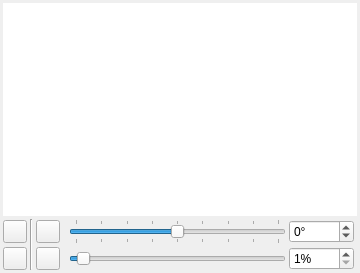
<?xml version="1.0" encoding="UTF-8"?>
<ui version="4.0">
 <class>Navigator</class>
 <widget class="QWidget" name="Navigator">
  <property name="geometry">
   <rect>
    <x>0</x>
    <y>0</y>
    <width>360</width>
    <height>273</height>
   </rect>
  </property>
  <property name="windowTitle">
   <string>Form</string>
  </property>
  <layout class="QGridLayout" name="gridLayout">
   <property name="leftMargin">
    <number>3</number>
   </property>
   <property name="topMargin">
    <number>3</number>
   </property>
   <property name="rightMargin">
    <number>3</number>
   </property>
   <property name="bottomMargin">
    <number>3</number>
   </property>
   <property name="spacing">
    <number>3</number>
   </property>
   <item row="1" column="6">
    <widget class="QSpinBox" name="rotationBox">
     <property name="suffix">
      <string notr="true">°</string>
     </property>
     <property name="minimum">
      <number>-360</number>
     </property>
     <property name="maximum">
      <number>360</number>
     </property>
    </widget>
   </item>
   <item row="1" column="0">
    <widget class="QToolButton" name="flip">
     <property name="toolTip">
      <string>Flip canvas</string>
     </property>
     <property name="icon">
      <iconset theme="object-flip-vertical">
       <normaloff>theme:object-flip-vertical.svg</normaloff>theme:object-flip-vertical.svg</iconset>
     </property>
     <property name="checkable">
      <bool>true</bool>
     </property>
    </widget>
   </item>
   <item row="0" column="0" colspan="8">
    <widget class="NavigatorView" name="view">
     <property name="frameShape">
      <enum>QFrame::NoFrame</enum>
     </property>
    </widget>
   </item>
   <item row="1" column="5">
    <widget class="QSlider" name="rotation">
     <property name="toolTip">
      <string>Canvas can be rotated by dragging while holding Ctrl+Space</string>
     </property>
     <property name="minimum">
      <number>-180</number>
     </property>
     <property name="maximum">
      <number>180</number>
     </property>
     <property name="pageStep">
      <number>45</number>
     </property>
     <property name="orientation">
      <enum>Qt::Horizontal</enum>
     </property>
     <property name="tickPosition">
      <enum>QSlider::TicksBothSides</enum>
     </property>
     <property name="tickInterval">
      <number>45</number>
     </property>
    </widget>
   </item>
   <item row="2" column="2">
    <widget class="QToolButton" name="zoomReset">
     <property name="toolTip">
      <string>Reset Zoom</string>
     </property>
     <property name="icon">
      <iconset theme="zoom-original">
       <normaloff>theme:zoom-original.svg</normaloff>theme:zoom-original.svg</iconset>
     </property>
    </widget>
   </item>
   <item row="2" column="5">
    <widget class="QSlider" name="zoom">
     <property name="minimum">
      <number>50</number>
     </property>
     <property name="maximum">
      <number>1600</number>
     </property>
     <property name="pageStep">
      <number>50</number>
     </property>
     <property name="value">
      <number>100</number>
     </property>
     <property name="orientation">
      <enum>Qt::Horizontal</enum>
     </property>
    </widget>
   </item>
   <item row="2" column="0">
    <widget class="QToolButton" name="mirror">
     <property name="toolTip">
      <string>Mirror canvas</string>
     </property>
     <property name="icon">
      <iconset theme="object-flip-horizontal">
       <normaloff>theme:object-flip-horizontal.svg</normaloff>theme:object-flip-horizontal.svg</iconset>
     </property>
     <property name="checkable">
      <bool>true</bool>
     </property>
    </widget>
   </item>
   <item row="1" column="1" rowspan="2">
    <widget class="Line" name="line">
     <property name="orientation">
      <enum>Qt::Vertical</enum>
     </property>
    </widget>
   </item>
   <item row="1" column="2">
    <widget class="QToolButton" name="rotateReset">
     <property name="toolTip">
      <string>Reset Rotation</string>
     </property>
     <property name="icon">
      <iconset theme="transform-rotate">
       <normaloff>theme:transform-rotate.svg</normaloff>theme:transform-rotate.svg</iconset>
     </property>
    </widget>
   </item>
   <item row="2" column="6">
    <widget class="QSpinBox" name="zoomBox">
     <property name="suffix">
      <string notr="true">%</string>
     </property>
     <property name="minimum">
      <number>1</number>
     </property>
     <property name="maximum">
      <number>9999</number>
     </property>
    </widget>
   </item>
  </layout>
 </widget>
 <customwidgets>
  <customwidget>
   <class>NavigatorView</class>
   <extends>QGraphicsView</extends>
   <header>docks/navigator.h</header>
  </customwidget>
 </customwidgets>
 <tabstops>
  <tabstop>rotation</tabstop>
  <tabstop>zoom</tabstop>
  <tabstop>rotateReset</tabstop>
  <tabstop>zoomReset</tabstop>
  <tabstop>flip</tabstop>
  <tabstop>mirror</tabstop>
  <tabstop>view</tabstop>
 </tabstops>
 <resources/>
 <connections>
  <connection>
   <sender>rotation</sender>
   <signal>valueChanged(int)</signal>
   <receiver>rotationBox</receiver>
   <slot>setValue(int)</slot>
   <hints>
    <hint type="sourcelabel">
     <x>261</x>
     <y>219</y>
    </hint>
    <hint type="destinationlabel">
     <x>308</x>
     <y>221</y>
    </hint>
   </hints>
  </connection>
  <connection>
   <sender>zoom</sender>
   <signal>valueChanged(int)</signal>
   <receiver>zoomBox</receiver>
   <slot>setValue(int)</slot>
   <hints>
    <hint type="sourcelabel">
     <x>266</x>
     <y>244</y>
    </hint>
    <hint type="destinationlabel">
     <x>346</x>
     <y>252</y>
    </hint>
   </hints>
  </connection>
  <connection>
   <sender>zoomBox</sender>
   <signal>valueChanged(int)</signal>
   <receiver>zoom</receiver>
   <slot>setValue(int)</slot>
   <hints>
    <hint type="sourcelabel">
     <x>306</x>
     <y>258</y>
    </hint>
    <hint type="destinationlabel">
     <x>209</x>
     <y>253</y>
    </hint>
   </hints>
  </connection>
  <connection>
   <sender>rotationBox</sender>
   <signal>valueChanged(int)</signal>
   <receiver>rotation</receiver>
   <slot>setValue(int)</slot>
   <hints>
    <hint type="sourcelabel">
     <x>305</x>
     <y>213</y>
    </hint>
    <hint type="destinationlabel">
     <x>228</x>
     <y>211</y>
    </hint>
   </hints>
  </connection>
 </connections>
</ui>
